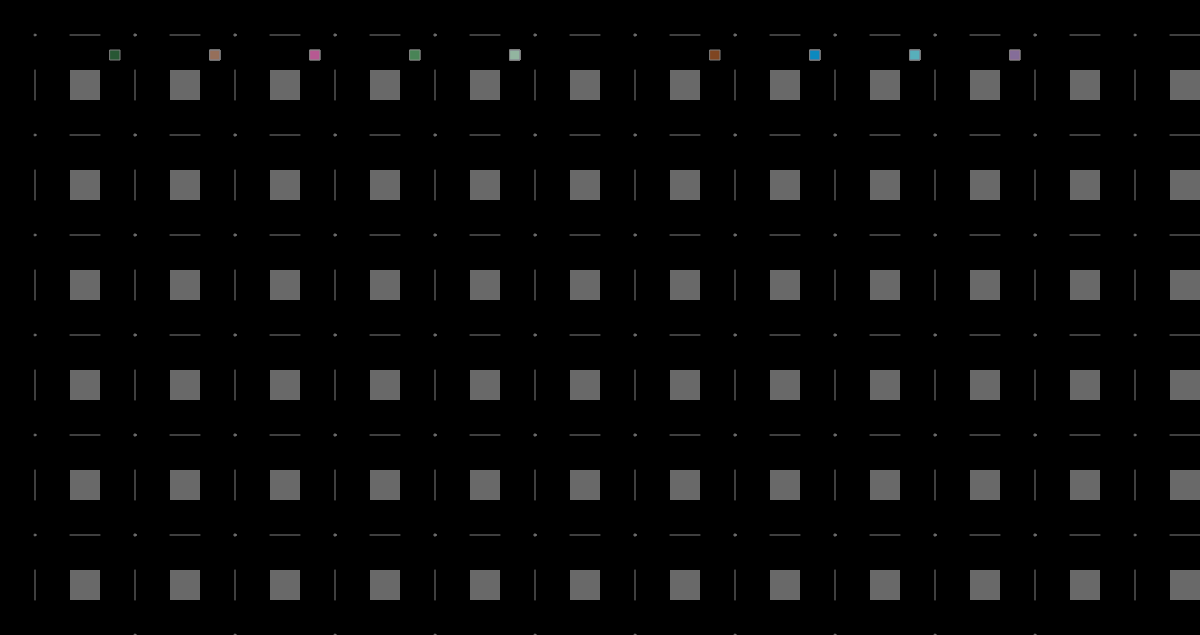
Frame 1 (no input)
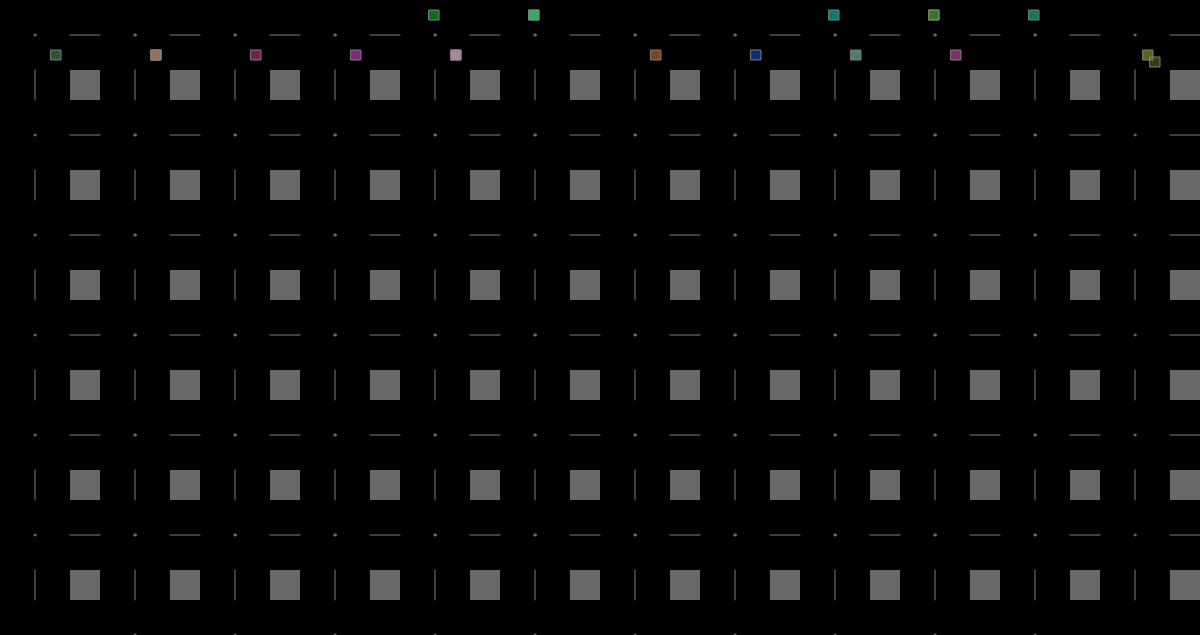
Frame 60 (no input)
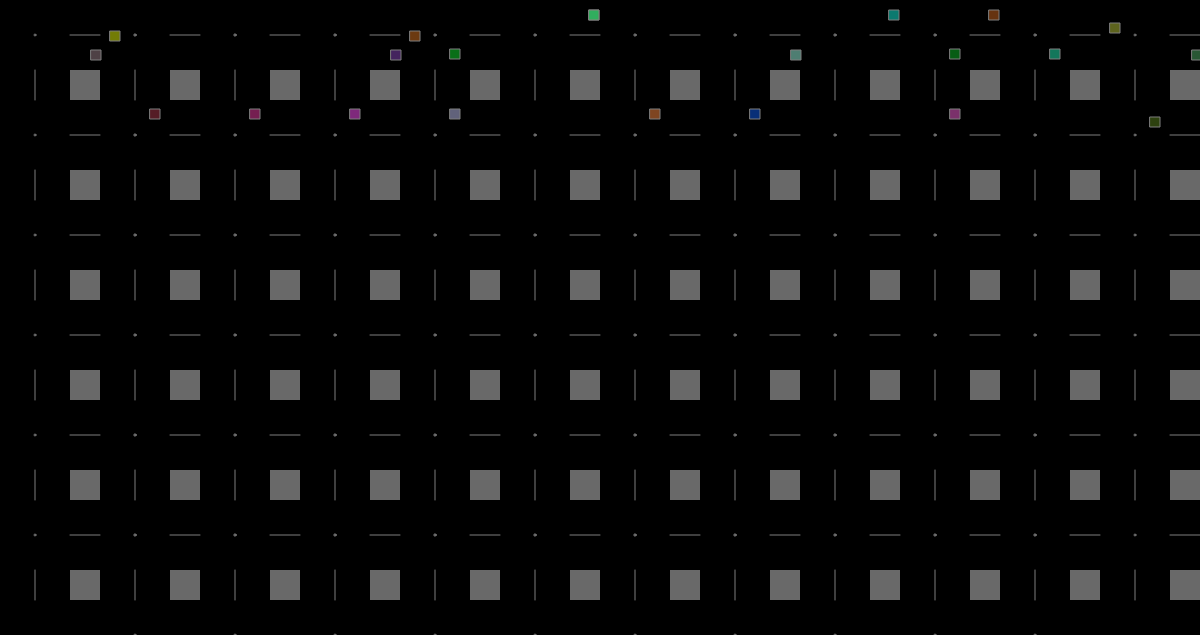
Frame 120 (the mouse pressed at the canvas centre since frame 60)

The p5.js sketch that drew these frames (run headless with seeded random() and noise() and a simulated clock; from frame 60 on, the mouse is pressed at the canvas centre):

// p5.js sketch
// ── sketch.js

var bugs = []; // array of Jitter objects

function setup() {

  createCanvas(windowWidth,635);
 
}

function getRandomInt(min, max) {
  return Math.floor(Math.random() * (max - min + 1)) + min;
}

di = {0:'l', 1:'r', 2:'u', 3:'d'};

choices = [0,1,2,3,4,5,6,7,8,9];
function bug_init(){

	for(var k=0; k<30; k++)
		{
		r = getRandomInt(0,255);
  		g = getRandomInt(0,255);
  		b = getRandomInt(0,255);
  		x = 10 + getRandomInt(1,15)*100;
  		y = 50 ;
  		side = 10;
  		speed = 1;
  		current = di[getRandomInt(0,3)];
		bugs.push({'x':x ,'y':y ,'side':side ,'speed':speed ,'r':r ,'g':g ,'b':b, current });
		}
}




dir = ['l','r','u','d'];

function movement(){
	for(var p=0; p<bugs.length; p++){

		stroke(127);
		fill(bugs[p]['r'], bugs[p]['g'], bugs[p]['b'], 127);
		rect(bugs[p]['x'], bugs[p]['y'], bugs[p]['side'], bugs[p]['side']);

		if( (bugs[p]['x']-10)%100==0 && (bugs[p]['y']-10)%100==0	 )
			{
			    	dec = random(['r','u']);
			    		switch(dec){
			    			case 'r': bugs[p]['x'] += bugs[p]['speed'];
			    						bugs[p]['current'] = 'r';
			    						break;
			    			case 'u': bugs[p]['y'] -= bugs[p]['speed'];
			    						bugs[p]['current'] = 'u';
			    						break;			
			    			}
			}
	
	else if( (bugs[p]['x']-50)%100==0 && (bugs[p]['y']-10)%100==0 )
			{
				dec = random(['r','d']);
			    		switch(dec){
			    			case 'r': bugs[p]['x'] += bugs[p]['speed'];
			    						bugs[p]['current'] = 'r';
			    						break;
			    			case 'd': bugs[p]['y'] += bugs[p]['speed'];
			    						bugs[p]['current'] = 'd';
			    						break;			
			    			}	
			}		
	else if((bugs[p]['x']-10)%100==0 && (bugs[p]['y']-50)%100==0)
			{
				dec = random(['u','l']);
			    		switch(dec){
			    			case 'l': bugs[p]['x'] -= bugs[p]['speed'];
			    						bugs[p]['current'] = 'l';
			    						break;
			    			case 'u': bugs[p]['y'] -= bugs[p]['speed'];
			    						bugs[p]['current'] = 'u';
			    						break;			
			    			}	
			}
	else if((bugs[p]['x']-50)%100==0 && (bugs[p]['y']-50)%100==0)
			{
				dec = random(['d','l']);
			    		switch(dec){
			    			case 'l': bugs[p]['x'] -= bugs[p]['speed'];
			    						bugs[p]['current'] = 'l';
			    						break;
			    			case 'd': bugs[p]['y'] += bugs[p]['speed'];
			    						bugs[p]['current'] = 'd';
			    						break;			
			    			}	
			}		
			
		else{
			
			if(bugs[p]['current'] == 'l')
				bugs[p]['x'] -= bugs[p]['speed'];
			else if(bugs[p]['current']  == 'r')
				bugs[p]['x'] += bugs[p]['speed'];
			else if(bugs[p]['current'] == 'u')
				bugs[p]['y'] -= bugs[p]['speed'];
			else if(bugs[p]['current'] == 'd')
				bugs[p]['y'] += bugs[p]['speed'];
		}		
			   
		if (bugs[p]['x'] > windowWidth) {
			bugs[p]['x'] = 0;
		}
		
		if(bugs[p]['x'] < 0){
			bugs[p]['x'] = windowWidth;
		}

		if (bugs[p]['y'] > windowHeight) {
			bugs[p]['y'] = 0;
		}
		
		if(bugs[p]['y'] < 0){
			bugs[p]['y'] = windowHeight;
		}  	
	print(bugs[p]['x'],bugs[p]['y']);
	}

}

bug_init();

function draw() {
  background(105,105,105);
  noStroke();
  for (var i = 0; i < width; i += 100) {
    fill(0);
    rect(0, i, width, 70);
   fill(0);
    rect(i, 0, 70, height);
  }
for(var p = 70; p<windowWidth; p+=100)
	for(var q = 35; q<height; q+=100)
  {	
  	stroke(127);
    line(p, q, p+30, q);

    ellipse(p-35,q,2,2);
  }

for(var p = 70; p<windowHeight; p+=100)
	{for(var q = 35; q<width; q+=100)
	  {	stroke(127);
	  	strokeWeight(1);
	    line(q, p, q, p+30);
	    
	    ellipse(p+65,q,2,2);
	  }
	}


  movement();	  
}
